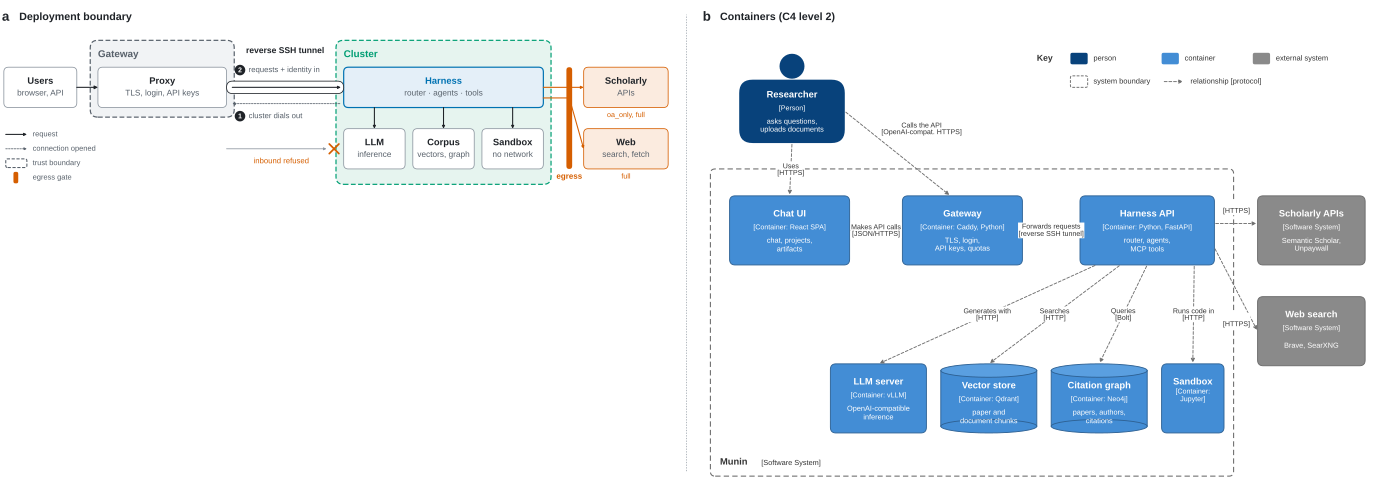

Here is the Python script that generated this plot:
"""Architecture figure v2, for comparison: panel (a) of fig_architecture beside
the C4 container diagram of fig_c4_containers.

Both are drawn at their own scale, full width each, so the figure is two text
widths wide: a side-by-side view for choosing between them, not a layout for
the paper. The drawing code is the two scripts' own, so this cannot drift from
either.

    python3 docs/paper-kit/figures/archive/fig_architecture_v2.py         # pdf + png + svg
"""

from __future__ import annotations

import argparse
import sys
from pathlib import Path

import matplotlib

matplotlib.use("Agg")
import matplotlib.pyplot as plt  # noqa: E402

HERE = Path(__file__).resolve().parent
sys.path.insert(0, str(HERE))
sys.path.insert(0, str(HERE.parent))     # _style
import _style as S  # noqa: E402
import fig_architecture_v1 as A  # noqa: E402
import fig_c4_containers as C  # noqa: E402

GAP = 0.3                    # between the two panels, in inches
HEAD = 0.36                  # room above the C4 diagram for its heading
HEIGHT = C.HEIGHT + HEAD


def build(f):
    width = 2 * S.FULL_WIDTH + GAP
    fig = plt.figure(figsize=(width, HEIGHT))
    axes = []
    for i in range(2):
        ax = fig.add_axes([i * (S.FULL_WIDTH + GAP) / width, 0, S.FULL_WIDTH / width, 1])
        ax.set_xlim(0, S.FULL_WIDTH)
        ax.set_ylim(0, HEIGHT)
        ax.set_aspect("equal")
        ax.axis("off")
        axes.append(ax)

    # Panel (a) puts its heading 1.74 in above y0; align it with the C4 heading.
    head_y = C.HEIGHT + HEAD / 2
    A.panel_a(axes[0], f, y0=head_y - 1.74)
    C.draw(axes[1])
    A.heading(axes[1], head_y, "b", "Containers (C4 level 2)")

    divider = (S.FULL_WIDTH + GAP / 2) / width
    fig.add_artist(plt.Line2D([divider] * 2, [0.03, 0.97], color=S.RULE, lw=0.5,
                              ls=(0, (2, 2))))
    return fig


def main() -> None:
    ap = argparse.ArgumentParser(description=__doc__.split("\n\n")[0])
    ap.add_argument("--out", default=str(HERE / "fig_architecture_v2"),
                    help="output path without extension")
    ap.add_argument("--formats", default="pdf,png,svg")
    args = ap.parse_args()

    font = S.apply()
    fig = build(A.read_facts())
    for ext in args.formats.split(","):
        fig.savefig(f"{args.out}.{ext}", metadata={"CreationDate": None}
                    if ext == "pdf" else ({"Date": None} if ext == "svg" else None))
        print(f"wrote {args.out}.{ext}  (font: {font})")


if __name__ == "__main__":
    main()
